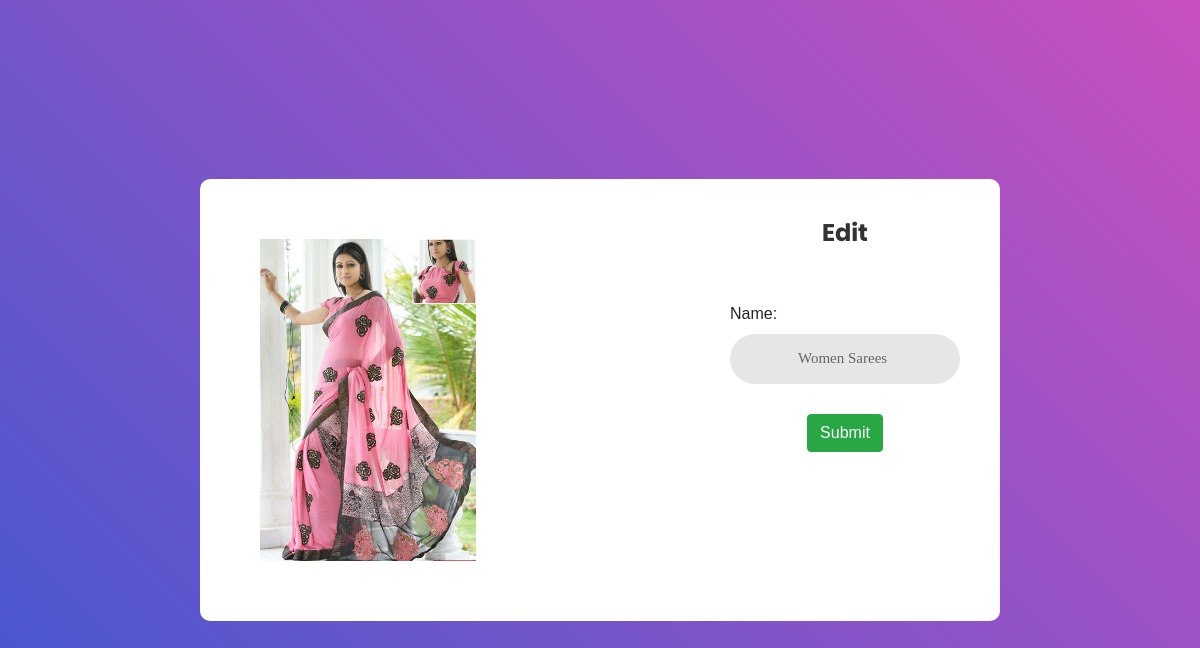
/editc/1, run on the app's committed database.
### myapp/models.py (models this page shows, shortened)
class categories(models.Model):
    name=models.CharField(max_length=150,null=False,blank=False)
    image=models.FileField(upload_to="accessory",null=True,blank=True)
    status=models.BooleanField(default=False,help_text="0=default,1=Hidden")
    trending=models.BooleanField(default=False,help_text="0=default,1=Trending")
    date=models.DateTimeField(auto_now_add=True)

### myapp/views.py (the view)
# urls.py: path('editc/<int:id>',views.edit_cat,name="myapp_edit_cat"),
def edit_cat(request,id):
    if request.method == 'POST':
        name1=request.POST['name']
        data=categories.objects.filter(id=id)
        data.update(name=name1)
        return redirect(admin_cat)
    else:
        x=categories.objects.get(id=id)
        return render(request,'myapp/edit_cat.html',{'edit':x})

### myapp/templates/myapp/edit_cat.html (shortened to what this page needs)
{% load static %}
<!DOCTYPE html>
<html lang="en">
<head>
	<link rel="stylesheet" type="text/css" href="{% static 'log/vendor/bootstrap/css/bootstrap.min.css' %}">
	<link rel="stylesheet" type="text/css" href="{% static 'log/fonts/font-awesome-4.7.0/css/font-awesome.min.css' %}">
	<link rel="stylesheet" type="text/css" href="{% static 'log/vendor/animate/animate.css' %}">
	<link rel="stylesheet" type="text/css" href="{% static 'log/vendor/css-hamburgers/hamburgers.min.css' %}">
	<link rel="stylesheet" type="text/css" href="{% static 'log/vendor/select2/select2.min.css' %}">
	<link rel="stylesheet" type="text/css" href="{% static 'log/css/util.css' %}">
	<link rel="stylesheet" type="text/css" href="{% static 'log/css/main.css' %}">
</head>
<body>
	<div class="limiter" >
		<div class="container-login100">
			<div class="wrap-login100" style="padding: 10px; width: 800px;">
				<div style="padding: 50px;" class="login100-pic js-tilt" data-tilt>
					<img src="/media/{{edit.image}}" alt="IMG">
				</div>
				<form style="padding: 30px;" class="login100-form validate-form" method="post">
					<span class="login100-form-title">
						Edit
					</span>
                    <div class="wrap-input100 validate-input">
                        <label for="name">Name:</label>
						<input class="input100" type="text" name="name" value="{{edit.name}}">
					</div>
					<div class="container-login100-form-btn">
                        <input class="btn btn-success" type="submit" value="Submit">
					</div><br><br><br>
				</form>
			</div>
		</div>
	</div>
</body>
</html>

### myapp/static/log/css/main.css (style rules this page uses)
* { margin: 0px; padding: 0px; box-sizing: border-box; }
body, html { height: 100%; font-family: Poppins-Regular, sans-serif; }
input { outline: none; border: none; }
.limiter { width: 100%; margin: 0 auto; }
.container-login100 { width: 100%; min-height: 100vh; display: -webkit-box; display: -webkit-flex; display: -moz-box; display: -ms-flexbox; display: flex; flex-wrap: wrap; justify-content: center; align-items: center; padding: 15px; background: #9053c7; background: -webkit-linear-gradient(-135deg, #c850c0, #4158d0); background: -o-linear-gradient(-135deg, #c850c0, #4158d0); background: -moz-linear-gradient(-135deg, #c850c0, #4158d0); background: linear-gradient(-135deg, #c850c0, #4158d0); }
.wrap-login100 { width: 960px; background: #fff; border-radius: 10px; overflow: hidden; display: -webkit-box; display: -webkit-flex; display: -moz-box; display: -ms-flexbox; display: flex; flex-wrap: wrap; justify-content: space-between; padding: 177px 130px 33px 95px; }
.login100-pic { width: 316px; }
.login100-pic img { max-width: 100%; }
.login100-form { width: 290px; }
.login100-form-title { font-family: Poppins-Bold; font-size: 24px; color: #333333; line-height: 1.2; text-align: center; width: 100%; display: block; padding-bottom: 54px; }
.wrap-input100 { position: relative; width: 100%; z-index: 1; margin-bottom: 10px; }
.input100 { font-family: Poppins-Medium; font-size: 15px; line-height: 1.5; color: #666666; display: block; width: 100%; background: #e6e6e6; height: 50px; border-radius: 25px; padding: 0 30px 0 68px; }
.container-login100-form-btn { width: 100%; display: -webkit-box; display: -webkit-flex; display: -moz-box; display: -ms-flexbox; display: flex; flex-wrap: wrap; justify-content: center; padding-top: 20px; }
.validate-input { position: relative; }

### data on the page
categories: image (picture), name "Women Sarees"
